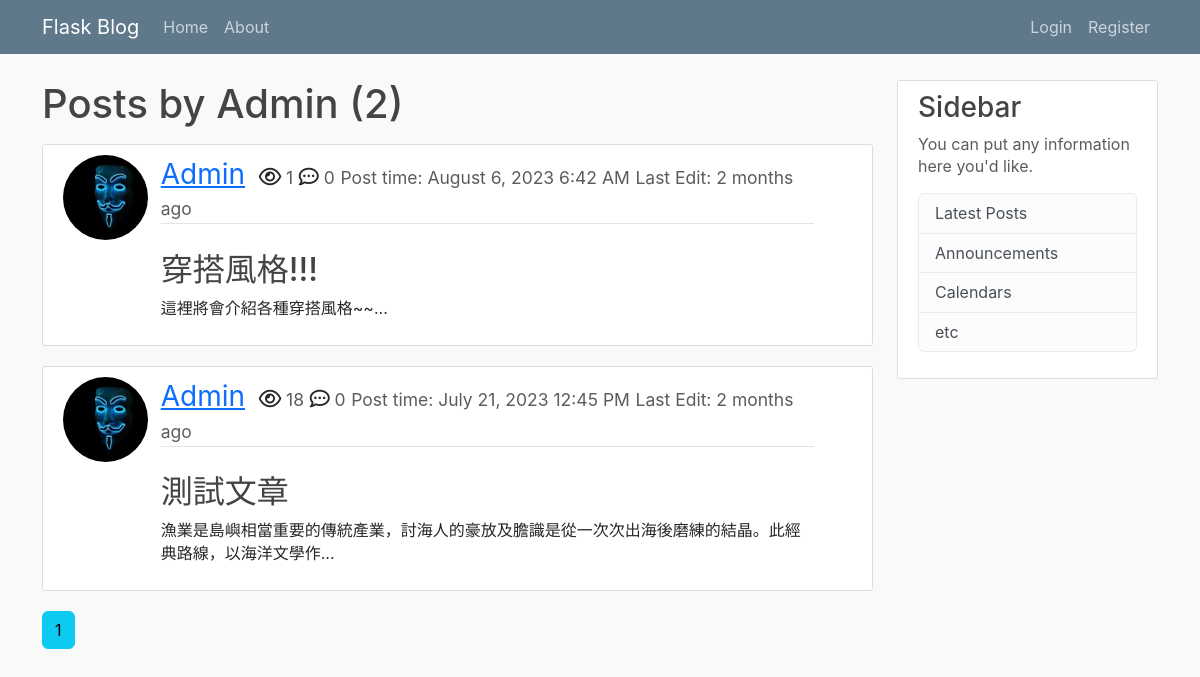
Before: /user/Admin with the older database file.
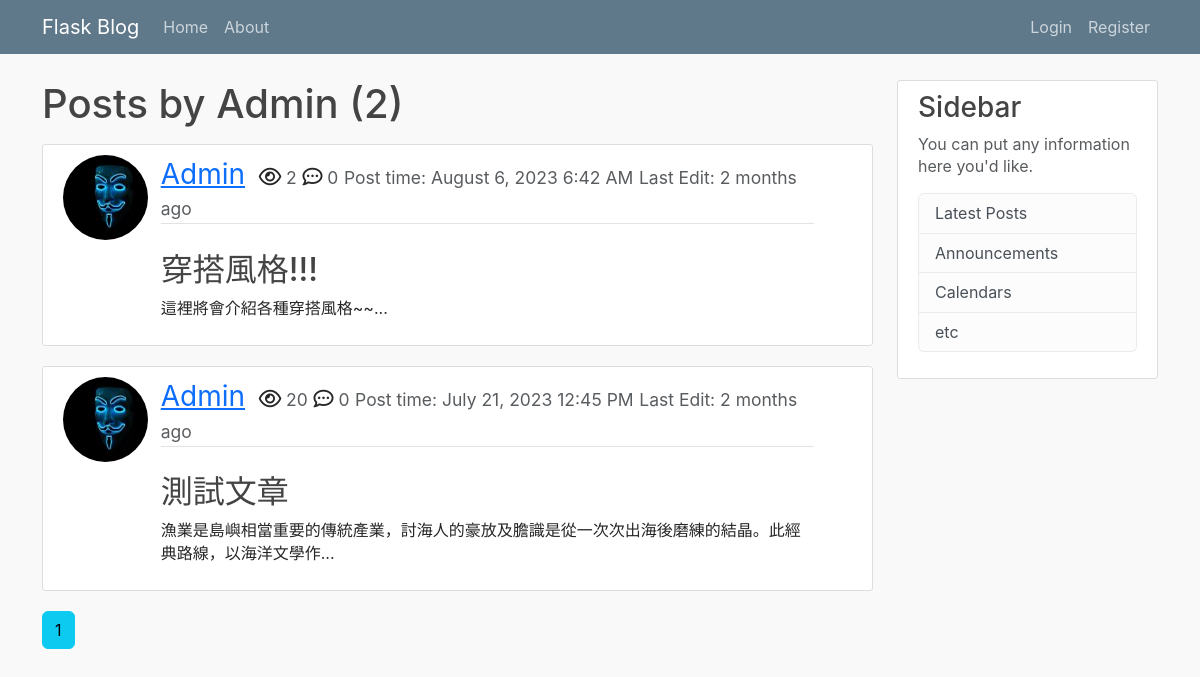
After: the same page with the newer database file.
### flask_blog/models.py (models this page shows, shortened)
class Post(db.Model):
    __tablename__ = 'post'
    id = db.Column(db.Integer, primary_key=True)
    title = db.Column(db.String(100), nullable=False)
    date_posted = db.Column(db.DateTime, nullable=False, default=datetime.utcnow)
    date_edited = db.Column(db.DateTime) # 這裡應該改成可空且預設為None
    view = db.Column(db.Integer, nullable=False, default=0)
    content = db.Column(db.Text, nullable=False)
    user_id = db.Column(db.Integer, db.ForeignKey('user.id', ondelete='CASCADE'), nullable=False)
    comments = db.relationship('Comment', backref='post', lazy=True, cascade='all, delete')
    category = db.Column(db.String(100), nullable=False)

class User(db.Model, UserMixin):
    __tablename__ = 'user'
    id = db.Column(db.Integer, primary_key=True)
    username = db.Column(db.String(20), unique=True, nullable=False)
    email = db.Column(db.String(120), unique=True, nullable=False)
    image_file = db.Column(db.String(20), unique=False, nullable=False, default='default.jpg')
    password = db.Column(db.String(60), nullable=False)
    posts = db.relationship('Post', backref='author', lazy=True, cascade='all, delete') # lazy="select"
    comments = db.relationship('Comment', backref='user', lazy=True, cascade='all, delete')
    likes = db.relationship('Like', backref='user', lazy=True, cascade='all, delete')

### flask_blog/users/routes.py (the view)
@users.route('/user/<string:username>')
def user_posts(username):
    page = request.args.get('page', 1, type=int)
    user = User.query.filter_by(username=username).first_or_404()
    posts = Post.query.filter_by(user_id=user.id).order_by(Post.date_posted.desc()).paginate(page=page, per_page=2)
    return render_template('user_posts.html', title = f'User-{username}', posts=posts, user=user)

### flask_blog/templates/user_posts.html
{% extends 'layout.html' %}
{% block content %}
    <h1 class="mb-3">Posts by {{ user.username }} ({{ posts.total }})</h1>
    {% for post in posts.items %}
      <article class="media content-section">
        <div class="row">
          <div class="col-1">
            <img class="rounded-circle article-img" src="{{ url_for('static', filename='profile_pics/' + post.author.image_file) }}">
          </div>
          <div class="media-body col-10">
            <div class="article-metadata">
                <a class="user-name" href="{{ url_for('users.user_posts', username=post.author.username ) }}">{{ post.author.username }}</a>
                <i class="far fa-eye icon-class"></i><small class='text-muted'> {{ post.view }}</small>
                <i class='far fa-comment-dots icon-class'></i><small class='text-muted'> {{ post.comment|length }}</small>
                <small class='text-muted'>Post time: {{ moment(post.date_posted).format('LLL') }}</small>
                {% if post.date_posted != post.date_edited %}
                  <small class= 'text-muted'>Last Edit: {{ moment(post.date_edited).fromNow(refresh=True) }}</small>
                {% endif %}
            </div>
            <br>
            <h2><a class="article-title" href="{{ url_for('posts.post', post_id=post.id) }}">{{ post.title }}</a></h2>
            <p class="article-content">{{ (post.content|striptags)[:50] }}...</p>
          </div>
        </div>
      </article>
    {% endfor %}
    {% for page_num in posts.iter_pages(left_edge=1, right_edge=1, left_current=1, right_current=2) %}
      {% if page_num %}
        {% if posts.page == page_num %}
          <a href="{{ url_for('users.user_posts',username=user.username, page=page_num) }}" class="btn btn-info mb-4">{{ page_num }}</a>
        {% else %}
          <a href="{{ url_for('users.user_posts',username=user.username, page=page_num) }}" class="btn btn-outline-info mb-4">{{ page_num }}</a>
        {% endif %}
      {% else %}
        ...
      {% endif %}
    {% endfor %}
{% endblock content %}

Changed rows visible on the page:
changed Post "穿搭風格!!!": view "1" → "2"
changed Post "測試文章": view "18" → "20"
